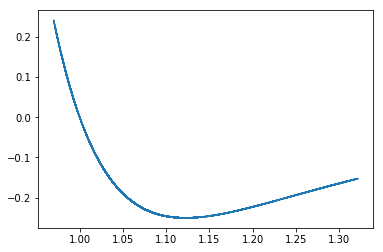

The Python source for this figure:
#!/usr/bin/env python3
# -*- coding: utf-8 -*-
"""
Created on Sat Jul 28 09:08:40 2018

@author: prasad
@Roll Np. : CMS1731
"""

import numpy as np
import matplotlib.pyplot as plt

A = B = 1.0
C = 0.999
Lk = 1000#int(input("Enter length of markov chain "))
ZetaMin = 600#int(input("Enter minimum number of transitions to be complete "))

def f(R):
    return ((A/R**12) - (B/R**6))

#def SimulatedAnnealing():
x_old = np.random.uniform(0.2,2)
E1 = f(x_old)
T0 = 1000
start = 0
"Initializing T0 for start"
while(True):
    if start == 1:
        x_val = []
        energy = []
    if start == 0:
        m1 = 0
        m2 = 0
        energy = []
        x_val = []
        AcceptedEnergyWithprob = []
    for i in np.arange(Lk):
        h = 0.1 * np.random.uniform(-0.05,0.05)
        x_new = x_old + h
        E2 = f(x_new)
        deltaE = E2 - E1
        if(np.sign(deltaE) == -1):
            x_old = x_new    
            E1 = E2
            x_val.append(x_old)
            energy.append(E1)
            if len(energy) > ZetaMin:
                break
            if start == 0:
                m1 += 1 
        elif(np.sign(deltaE) == 1):
            p = np.exp(-deltaE/T0)
            if(np.random.uniform(0,1) < p):
                x_old = x_new    
                E1 = E2
                x_val.append(x_old)
                energy.append(E1)
                if len(energy) > ZetaMin:
                    break
                if start == 0:
                    m2 += 1
                    AcceptedEnergyWithprob.append(E1)

    if start == 0:
        x = (np.mean(m1) + np.mean(m2) * np.exp(-np.mean(AcceptedEnergyWithprob)/T0))/(np.mean(m1)+np.mean(m2))
        if(x < 0.95):
            T0 += 100
        else:
            print("Temperature is Accepted.....")
            start += 1
            continue
    start = 2
    T0 = C * T0
    print(T0)
    if T0 <= 5:
        break

            
plt.plot(x_val,energy)
plt.show()    
ind = np.argmin(energy)
x_min = x_val[ind]
print(x_min)
